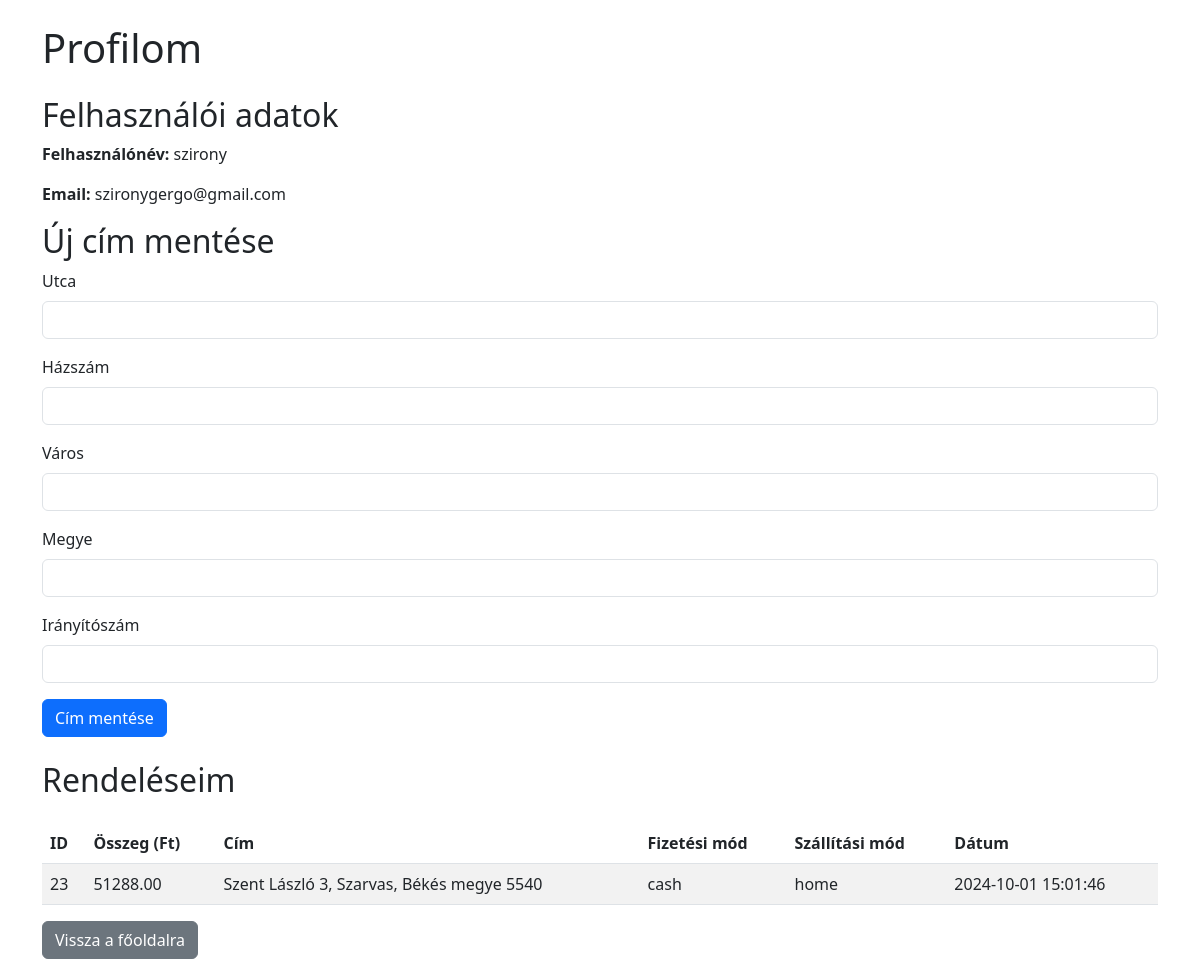
The app's page /profile.php (signed in) with its own data.
### tables this page shows
CREATE TABLE `users` (
  `id` int NOT NULL,
  `username` varchar(50) NOT NULL,
  `password` varchar(255) NOT NULL,
  `email` varchar(100) NOT NULL,
  `created_at` timestamp NULL DEFAULT CURRENT_TIMESTAMP,
  `is_admin` tinyint NOT NULL DEFAULT '0'
);

CREATE TABLE `orders` (
  `id` int NOT NULL,
  `user_id` int NOT NULL,
  `total` decimal(10,2) NOT NULL,
  `address` varchar(255) NOT NULL,
  `payment_method` enum('cash','credit_card') NOT NULL,
  `delivery_method` enum('home','pickup') NOT NULL DEFAULT 'home',
  `created_at` timestamp NULL DEFAULT CURRENT_TIMESTAMP
);

### profile.php (the view, shortened to what this page needs)
<?php
require 'db.php';
$userId = $_SESSION['user_id'];
$stmt = $pdo->prepare("SELECT o.id, o.total, o.address, o.payment_method, o.delivery_method, o.created_at
                       FROM orders o
                       WHERE o.user_id = ?");
$stmt->execute([$userId]);
$orders = $stmt->fetchAll(PDO::FETCH_ASSOC);
$stmtUser = $pdo->prepare("SELECT username, email FROM users WHERE id = ?");
$stmtUser->execute([$userId]);
$user = $stmtUser->fetch(PDO::FETCH_ASSOC);
?>
<!DOCTYPE html>
<html lang="hu">
<head>
    <link rel="stylesheet" href="https://cdnjs.cloudflare.com/ajax/libs/bootstrap/5.3.0/css/bootstrap.min.css">
</head>
<body>
    <div class="container">
        <h1 class="my-4">Profilom</h1>
        <h2>Felhasználói adatok</h2>
        <p><strong>Felhasználónév:</strong> <?= htmlspecialchars($user['username']) ?></p>
        <p><strong>Email:</strong> <?= htmlspecialchars($user['email']) ?></p>
        <h2>Új cím mentése</h2>
        <form method="POST" action="profile.php">
            <div class="mb-3">
                <label for="street" class="form-label">Utca</label>
                <input type="text" class="form-control" id="street" name="street" required>
            </div>
            <div class="mb-3">
                <label for="house_number" class="form-label">Házszám</label>
                <input type="text" class="form-control" id="house_number" name="house_number" required>
            </div>
            <div class="mb-3">
                <label for="city" class="form-label">Város</label>
                <input type="text" class="form-control" id="city" name="city" required>
            </div>
            <div class="mb-3">
                <label for="state" class="form-label">Megye</label>
                <input type="text" class="form-control" id="state" name="state" required>
            </div>
            <div class="mb-3">
                <label for="zipcode" class="form-label">Irányítószám</label>
                <input type="text" class="form-control" id="zipcode" name="zipcode" required>
            </div>
            <button type="submit" name="save_address" class="btn btn-primary">Cím mentése</button>
        </form>
        <h2 class="my-4">Rendeléseim</h2>
        <table class="table table-striped">
            <thead>
                <tr>
                    <th>ID</th>
                    <th>Összeg (Ft)</th>
                    <th>Cím</th>
                    <th>Fizetési mód</th>
                    <th>Szállítási mód</th>
                    <th>Dátum</th>
                </tr>
            </thead>
            <tbody>
                <?php foreach ($orders as $order): ?>
                <tr>
                    <td><?= htmlspecialchars($order['id']) ?></td>
                    <td><?= htmlspecialchars($order['total']) ?></td>
                    <td><?= htmlspecialchars($order['address']) ?></td>
                    <td><?= htmlspecialchars($order['payment_method']) ?></td>
                    <td><?= htmlspecialchars($order['delivery_method']) ?></td>
                    <td><?= htmlspecialchars($order['created_at']) ?></td>
                </tr>
                <?php endforeach; ?>
            </tbody>
        </table>
        <a href="index.php" class="btn btn-secondary">Vissza a főoldalra</a>
    </div>
</body>
</html>

### records on screen
users: username "szirony", email "szironygergo@gmail.com"
orders: id "23", total "51288.00", address "Szent László 3, Szarvas, Békés megye 5540", payment_method "cash", delivery_method "home", created_at "2024-10-01 15:01:46"
